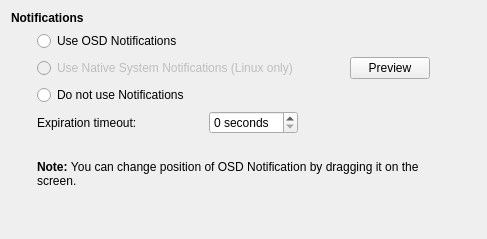
         <widget class="QWidget" name="notificationsPage">
          <layout class="QGridLayout" name="gridLayout_17">
           <item row="2" column="6">
            <spacer name="horizontalSpacer_5">
             <property name="orientation">
              <enum>Qt::Horizontal</enum>
             </property>
             <property name="sizeHint" stdset="0">
              <size>
               <width>40</width>
               <height>20</height>
              </size>
             </property>
            </spacer>
           </item>
           <item row="4" column="1" colspan="3">
            <layout class="QHBoxLayout" name="horizontalLayout_10">
             <item>
              <widget class="QLabel" name="label_42">
               <property name="text">
                <string>Expiration timeout:</string>
               </property>
              </widget>
             </item>
             <item>
              <widget class="QSpinBox" name="notificationTimeout">
               <property name="sizePolicy">
                <sizepolicy hsizetype="Fixed" vsizetype="Fixed">
                 <horstretch>0</horstretch>
                 <verstretch>0</verstretch>
                </sizepolicy>
               </property>
               <property name="suffix">
                <string> seconds</string>
               </property>
              </widget>
             </item>
            </layout>
           </item>
           <item row="4" column="4" colspan="3">
            <spacer name="horizontalSpacer_17">
             <property name="orientation">
              <enum>Qt::Horizontal</enum>
             </property>
             <property name="sizeHint" stdset="0">
              <size>
               <width>40</width>
               <height>20</height>
              </size>
             </property>
            </spacer>
           </item>
           <item row="0" column="0" colspan="4">
            <widget class="QLabel" name="label_41">
             <property name="text">
              <string>&lt;b&gt;Notifications&lt;/b&gt;</string>
             </property>
            </widget>
           </item>
           <item row="8" column="1">
            <spacer name="verticalSpacer_4">
             <property name="orientation">
              <enum>Qt::Vertical</enum>
             </property>
             <property name="sizeHint" stdset="0">
              <size>
               <width>20</width>
               <height>40</height>
              </size>
             </property>
            </spacer>
           </item>
           <item row="2" column="1" colspan="3">
            <widget class="QRadioButton" name="useNativeSystemNotifications">
             <property name="enabled">
              <bool>false</bool>
             </property>
             <property name="text">
              <string>Use Native System Notifications (Linux only)</string>
             </property>
            </widget>
           </item>
           <item row="3" column="1" colspan="3">
            <widget class="QRadioButton" name="doNotUseNotifications">
             <property name="text">
              <string>Do not use Notifications</string>
             </property>
            </widget>
           </item>
           <item row="1" column="0">
            <spacer name="horizontalSpacer_13">
             <property name="orientation">
              <enum>Qt::Horizontal</enum>
             </property>
             <property name="sizeType">
              <enum>QSizePolicy::Fixed</enum>
             </property>
             <property name="sizeHint" stdset="0">
              <size>
               <width>20</width>
               <height>20</height>
              </size>
             </property>
            </spacer>
           </item>
           <item row="7" column="1" colspan="5">
            <widget class="QLabel" name="label_43">
             <property name="text">
              <string>&lt;b&gt;Note: &lt;/b&gt;You can change position of OSD Notification by dragging it on the screen.</string>
             </property>
             <property name="wordWrap">
              <bool>true</bool>
             </property>
            </widget>
           </item>
           <item row="6" column="1">
            <spacer name="verticalSpacer_5">
             <property name="orientation">
              <enum>Qt::Vertical</enum>
             </property>
             <property name="sizeType">
              <enum>QSizePolicy::Fixed</enum>
             </property>
             <property name="sizeHint" stdset="0">
              <size>
               <width>0</width>
               <height>20</height>
              </size>
             </property>
            </spacer>
           </item>
           <item row="1" column="1" colspan="3">
            <widget class="QRadioButton" name="useOSDNotifications">
             <property name="text">
              <string>Use OSD Notifications</string>
             </property>
            </widget>
           </item>
           <item row="2" column="5">
            <widget class="QPushButton" name="notificationPreview">
             <property name="text">
              <string>Preview</string>
             </property>
            </widget>
           </item>
           <item row="2" column="4">
            <spacer name="horizontalSpacer_27">
             <property name="orientation">
              <enum>Qt::Horizontal</enum>
             </property>
             <property name="sizeHint" stdset="0">
              <size>
               <width>40</width>
               <height>20</height>
              </size>
             </property>
            </spacer>
           </item>
          </layout>
         </widget>
